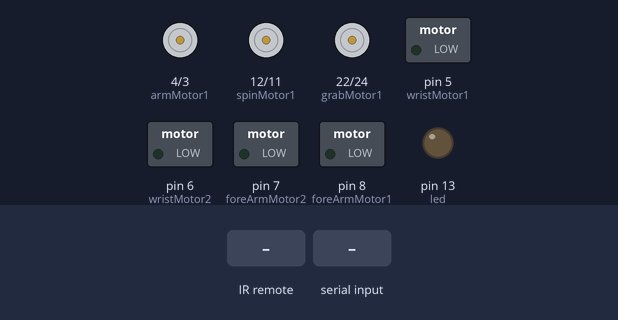
Simulated run of this sketch. Board: Arduino Mega 2560, built with avr-gcc and run on an emulated ATmega2560. Parts: motor-driver pin pairs drawn as motors (green arrow = first pin HIGH = forward, orange = second pin HIGH = backward, longer = more drive), switched loads named in the sketch (green lamp = pin HIGH), output pins drawn as LEDs (lit = HIGH). The test bench sets the inputs (shaded band). What the sketch prints to the serial monitor is not drawn.

Above: at 1.2 s.
1.3 s: infrared code 0x8FFBCD6C received
At 2.4 s:
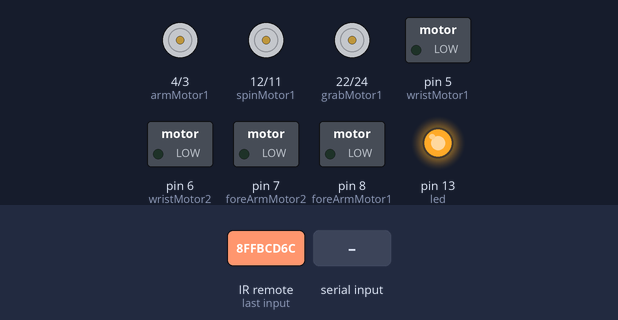
3.0 s: "A" received over Serial
At 3.2 s:
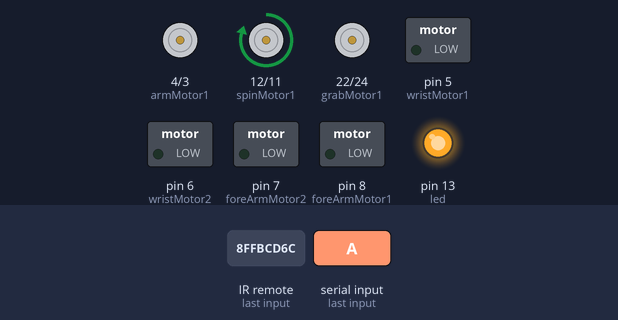
4.9 s: byte 103 ('g') received over Serial
At 5.3 s:
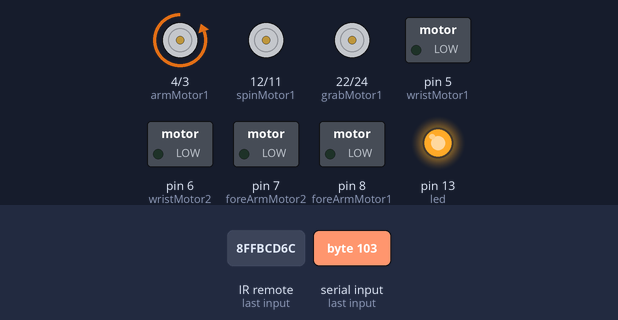
7.0 s: byte 104 ('h') received over Serial
At 7.1 s:
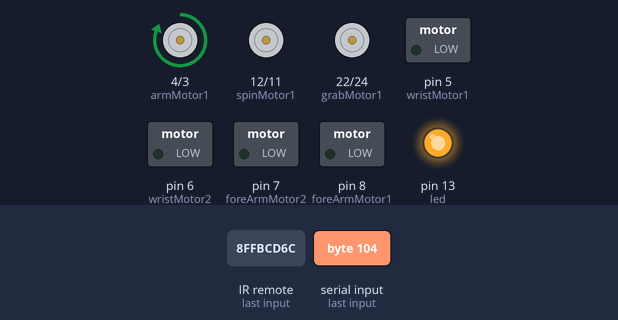
8.7 s: infrared code 0xB44D8DFB received
At 9.2 s:
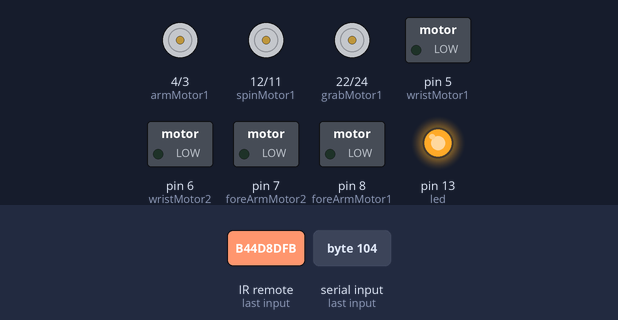
10.3 s: "a" received over Serial
At 11.6 s:
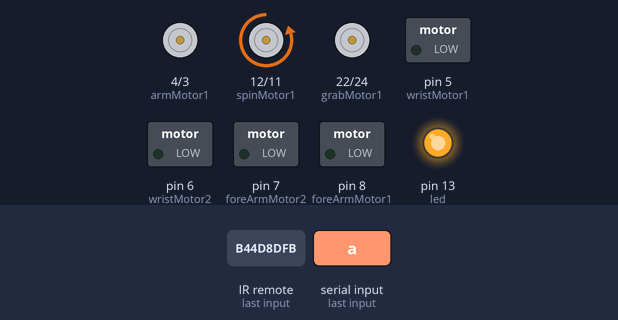
Timing chart, 0 to 13.8 s (numbered marks = the images above; inputs shaded):
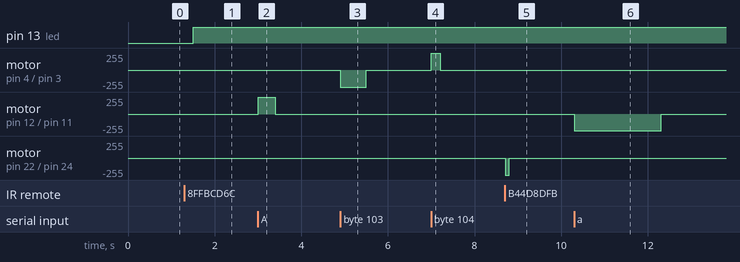

The sketch:

RemoteControl2.ino
```cpp
#include "IRremote.h"
int receiver = 26;
int countLed = 0; int led=13;
int grabMotor1 = 22; int grabMotor2 = 24;
int wristMotor1 = 5; int wristMotor2 = 6;
int foreArmMotor1 = 8; int foreArmMotor2 = 7;
int armMotor1 = 4; int armMotor2 = 3;
int spinMotor1 = 12; int spinMotor2 = 11;

char matrix[5][9]={{'a','b','c','d','e','A','B','C','D'},
                   {'f','g','h','i','j','F','G','H','I'},
                   {'k','l','m','n','o','K','L','M','N'},
                   {'p','q','r','s','t','P','Q','R','S'},
                   {'u','v','w','x','y','U','V','W','X'}}; //Position array of all Motors
int posI0=4; int posI1=4; int posI2=9; int posI3=4;
int posI4=9;

int posF0=4; int posF1=4; int posF2=4; int posF3=4;
int posF4=9;

//boolean once=false;
//int test1=22;
//int test2=24;

IRrecv irrecv(receiver);
decode_results results;

void setup()
{
  Serial.begin(9600);
  irrecv.enableIRIn();
  pinMode(led,OUTPUT); pinMode(grabMotor1,OUTPUT); pinMode(grabMotor2,OUTPUT); pinMode(wristMotor1,OUTPUT); pinMode(wristMotor2,OUTPUT);
  pinMode(foreArmMotor1,OUTPUT); pinMode(foreArmMotor2,OUTPUT); pinMode(armMotor1,OUTPUT); pinMode(armMotor2,OUTPUT); pinMode(spinMotor1,OUTPUT); pinMode(spinMotor2,OUTPUT);
  //pinMode(test1,OUTPUT); pinMode(test2,OUTPUT);
}

void loop()
{
  if(Serial.available()>0) //Checking which motor is moving and where it's initial position is located in
  {
    char movement = Serial.read();
    if(movement=='a'||movement=='b'||movement=='c'||movement=='d'||movement=='e'||movement=='A'||movement=='B'||movement=='C'||movement=='D'){
      movementMethod(0,movement);}
    if(movement=='f'||movement=='g'||movement=='h'||movement=='i'||movement=='j'||movement=='F'||movement=='G'||movement=='H'||movement=='I'){
      movementMethod(1,movement);}
    if(movement=='k'||movement=='l'||movement=='m'||movement=='n'||movement=='o'||movement=='K'||movement=='L'||movement=='M'||movement=='N'){
      movementMethod(2,movement);}
    if(movement=='p'||movement=='q'||movement=='r'||movement=='s'||movement=='t'||movement=='P'||movement=='Q'||movement=='R'||movement=='S'){
      movementMethod(3,movement);}
    if(movement=='u'||movement=='v'||movement=='w'||movement=='x'||movement=='y'||movement=='U'||movement=='V'||movement=='W'||movement=='X'){
      movementMethod(4,movement);}
    if(movement=='Z'){digitalWrite(led,HIGH);}
    if(movement=='z'){digitalWrite(led,LOW);}
  }

  if (irrecv.decode(&results))
  {
    translateIR();
    irrecv.resume();
  }
 delay(500);
  //if(!once){analogWrite(test1,200); analogWrite(test2,0); delay(200); analogWrite(test1,0); once=true;}
  //else{analogWrite(test1,0);analogWrite(test2,0);}
}

void translateIR() //Calibration for Motor in Remote Control
{
   Serial.println(results.value);
   if(results.value==691090||results.value==2415644012){countLed++;} //On Button
   if(results.value==1168||results.value==3024981499){ analogWrite(grabMotor2,200);analogWrite(grabMotor1,0); delay(100); analogWrite(grabMotor2,0);}  //Vol + Button (OPEN)
   if(results.value==3216||results.value==1133087936){ analogWrite(grabMotor1,200);analogWrite(grabMotor2,0); delay(100); analogWrite(grabMotor1,0);}  //Vol - Button (CLOSE)

   if(results.value==912274||results.value==119733513){ analogWrite(spinMotor2,250);analogWrite(spinMotor1,0); delay(400); analogWrite(spinMotor2,0);} //<- Button (SPIN LEFT)
   if(results.value==256914||results.value==14279632){ analogWrite(spinMotor1,250); analogWrite(spinMotor2,0); delay(400); analogWrite(spinMotor1,0);} //-> Button (SPIN RIGHT)

   if(results.value==527250||results.value==936730692){ digitalWrite(armMotor2,HIGH);digitalWrite(armMotor1,LOW); delay(400); digitalWrite(armMotor2,LOW);} //2 Button (GO FORWARD BELOW)
   if(results.value==134034||results.value==1544747263){ digitalWrite(armMotor1,HIGH);digitalWrite(armMotor2,LOW); delay(400); digitalWrite(armMotor1,LOW);} //5 Button (GO BACKWARD BELOW)

   if(results.value==265106){ digitalWrite(foreArmMotor2,HIGH);digitalWrite(foreArmMotor1,LOW); delay(400); digitalWrite(foreArmMotor2,LOW);} //3 Button (GO UP FOREARM)
   if(results.value==658322){ digitalWrite(foreArmMotor1,HIGH);digitalWrite(foreArmMotor2,LOW); delay(400); digitalWrite(foreArmMotor1,LOW);} //6 Button (GO DOWN FOREARM)

   if(results.value==2962){ digitalWrite(wristMotor2,HIGH);digitalWrite(wristMotor1,LOW); delay(400); digitalWrite(wristMotor2,LOW);} //1 Button (GO UPWARD WRIST BELOW)
   if(results.value==789394){ digitalWrite(wristMotor1,HIGH);digitalWrite(wristMotor2,LOW); delay(400); digitalWrite(wristMotor1,LOW);} //4 Button (GO DOWNWARD WRIST BELOW)

   if(countLed%2==1){digitalWrite(led,HIGH);} //turn on LED
   if(countLed%2==0){digitalWrite(led,LOW);} // turn off LED
}

void movementMethod(int motor, char movement)
{
  Serial.println(motor +" "+ movement);
  int posTemp=0;
  int difference=0;
  boolean quit=false;

  for(int i=0;i<9&&!quit;i++)
  {
   if(matrix[motor][i]==movement)
    {
     posTemp=i;
     quit=true;
    }
  }
  switch(motor)
  {
    case 0:
            posF0=posTemp; //SPINNING MOVMENT
            difference = posF0-posI0;
            if(difference<0){ //SPIN TO THE LEFT
              while(posF0!=posI0){
                analogWrite(spinMotor2,250);analogWrite(spinMotor1,0); delay(400); analogWrite(spinMotor2,0);
                posI0--;}}
            if(difference>0){ //SPIN TO THE RIGHT
              while(posF0!=posI0){
                analogWrite(spinMotor1,250); analogWrite(spinMotor2,0); delay(400); analogWrite(spinMotor1,0);
                posI0++;}}
            //delay of 500
            break;
    case 1:
            posF1=posTemp; //FORWARD OF BACKWARD ARM MOVEMENT
            difference = posF1-posI1;
            if(difference<0){ //GO FORWARD
              while(posF1!=posI1){
                digitalWrite(armMotor2,HIGH);digitalWrite(armMotor1,LOW); delay(200); digitalWrite(armMotor2,LOW);
                posI1--;}}
            if(difference>0){ //GO BACKWARD
              while(posF1!=posI1){
                digitalWrite(armMotor1,HIGH);digitalWrite(armMotor2,LOW); delay(200); digitalWrite(armMotor1,LOW);
                posI1++;}}
            //delay of 300
            break;
    case 2:
            posF2=posTemp; //UP OR DOWN FOREARM MOVEMENT
            difference = posF2-posI2;
            if(difference<0){ //GO UPWARD FOREARM
              while(posF2!=posI2){
                digitalWrite(foreArmMotor2,HIGH);digitalWrite(foreArmMotor1,LOW); delay(250); digitalWrite(foreArmMotor2,LOW);
                posI2--;}}
            if(difference>0){ //GO DOWNWARD FOREWARM
              while(posF2!=posI2){
                digitalWrite(foreArmMotor1,HIGH);digitalWrite(foreArmMotor2,LOW); delay(250); digitalWrite(foreArmMotor1,LOW);
                posI2++;}}
            //3 down 6 up
            break;
    case 3:
            posF3=posTemp; //WRIST MOVEMENT
            difference = posF3-posI3;
             if(difference<0){ //GO UPWARD WRIST
              while(posF3!=posI3){
                digitalWrite(wristMotor2,HIGH);digitalWrite(wristMotor1,LOW); delay(300); digitalWrite(wristMotor2,LOW);
                posI3--;}}
            if(difference>0){ //GO DOWNWARD WRIST
              while(posF3!=posI3){
                digitalWrite(wristMotor1,HIGH);digitalWrite(wristMotor2,LOW); delay(300); digitalWrite(wristMotor1,LOW);
                posI3++;}}
            //delay of 300
            break;
    case 4:
            posF4=posTemp; //OPENING AND CLOSING OF HAND MOVEMENT
            difference = posF4-posI4;
            if(difference>0){ //GO UPWARD WRIST
              while(posF4!=posI4){
                analogWrite(grabMotor2,200);analogWrite(grabMotor1,0); delay(50); analogWrite(grabMotor2,0);
                posI4++;}}
            if(difference<0){ //GO DOWNWARD WRIST
              while(posF4!=posI4){
                analogWrite(grabMotor1,200);analogWrite(grabMotor2,0); delay(50); analogWrite(grabMotor1,0);
                posI4--;}}
            //delay of 30
            break;
    default:
            Serial.println("Hello");
            break;
  }
}
```

Measured:
- after the input at 1.3 s, pin 13 (led): LOW → HIGH after 0.20 s
- after the input at 3.0 s, motor on pin 12 (spinMotor1) / pin 11 (spinMotor2): stopped → forward 250/255 at once, → stopped 0.40 s later
- after the input at 4.9 s, motor on pin 4 (armMotor1) / pin 3 (armMotor2): stopped → backward 255/255 at once, → stopped 0.60 s later
- after the input at 7.0 s, motor on pin 4 (armMotor1) / pin 3 (armMotor2): stopped → forward 255/255 at once, → stopped 0.20 s later
- after the input at 8.7 s, motor on pin 22 (grabMotor1) / pin 24 (grabMotor2): stopped → backward 255/255 at once, → stopped 0.10 s later
- after the input at 10.3 s, motor on pin 12 (spinMotor1) / pin 11 (spinMotor2): stopped → backward 250/255 at once, → stopped 2.0 s later
